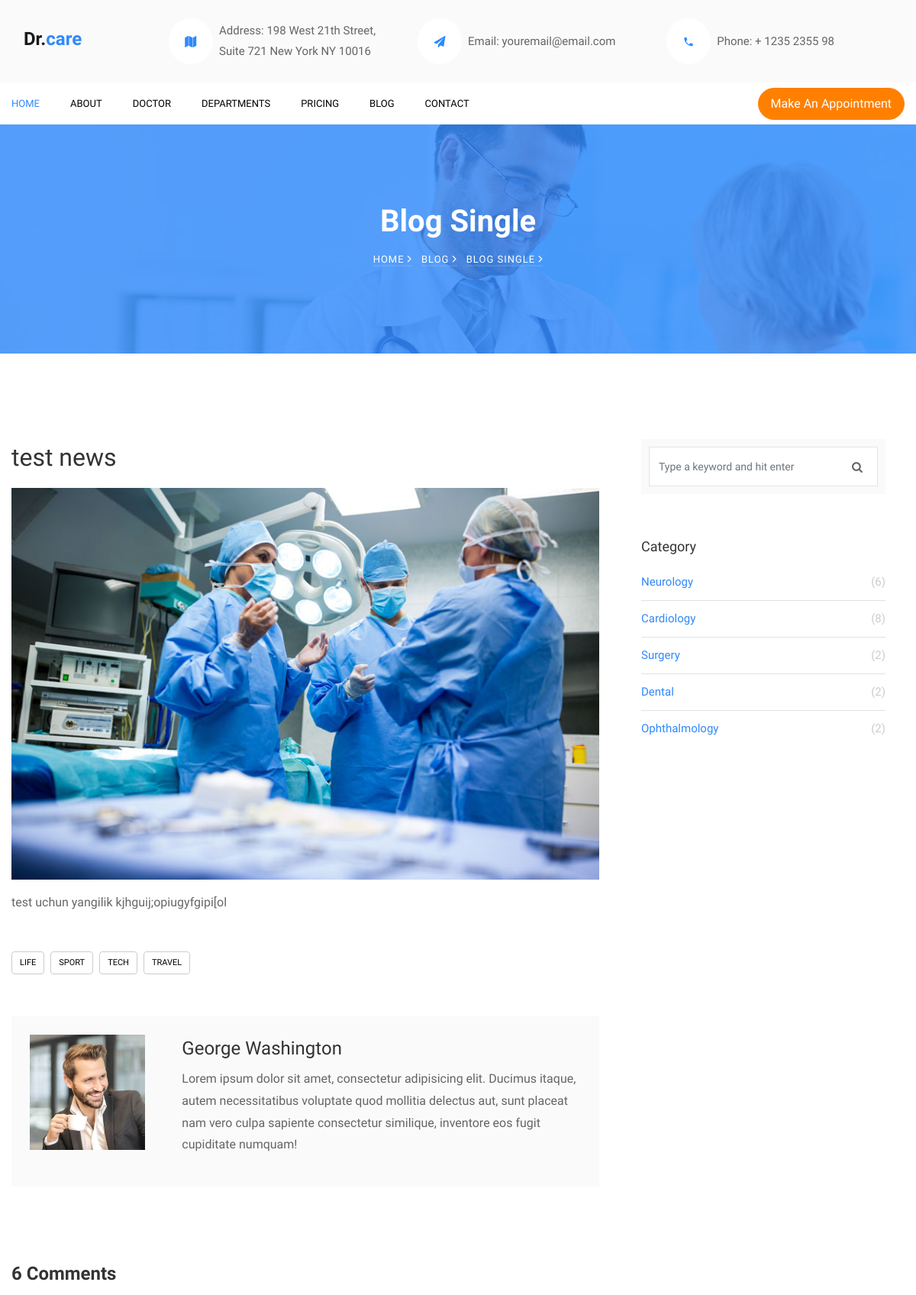
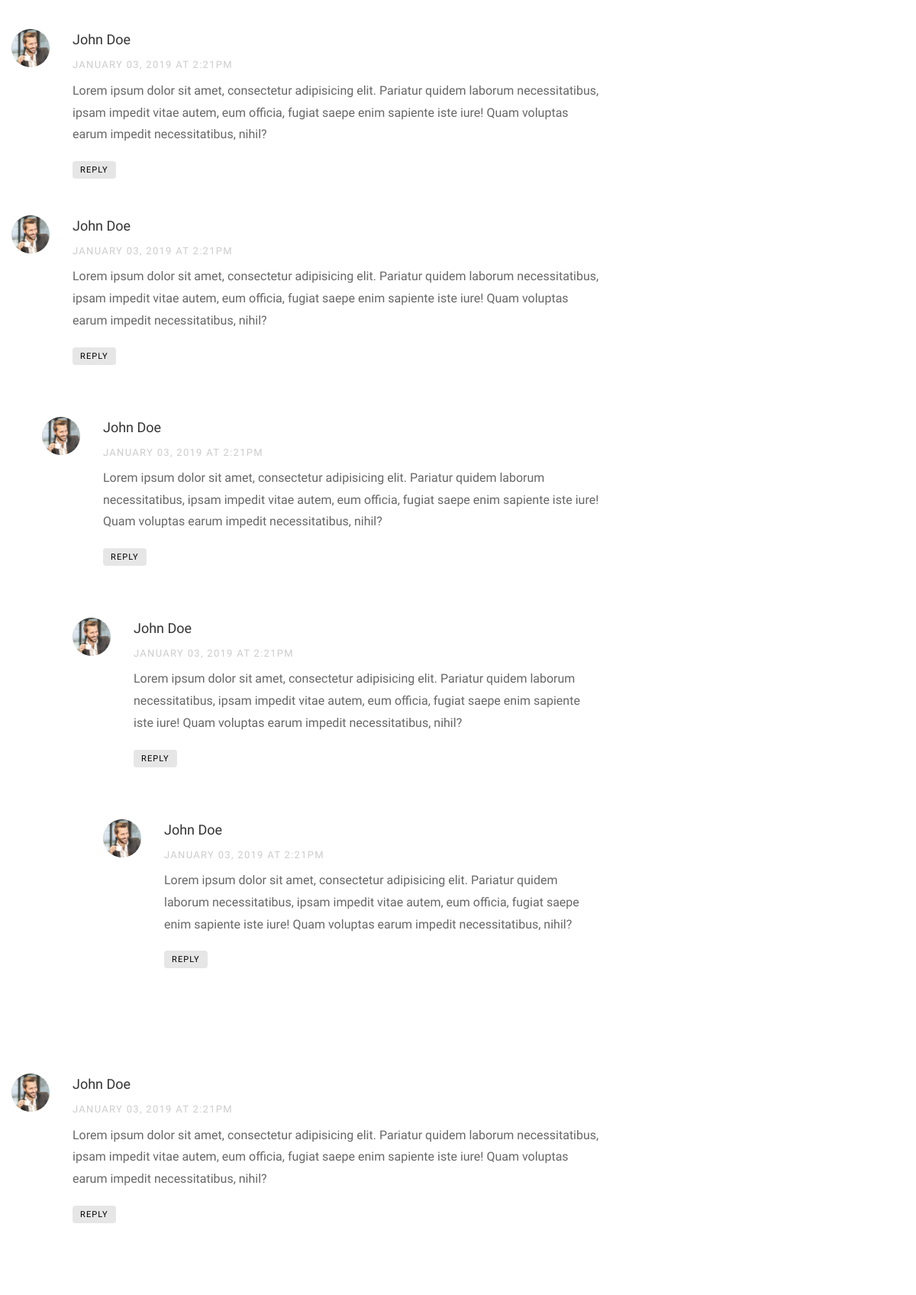
/blog-list/test-news (upper part), run on the app's committed database (2 pictures, top to bottom).
### base/models.py (models this page shows, shortened)
class News(models.Model):
    title = models.CharField(max_length=200)
    text = models.TextField()
    image = models.ImageField(upload_to='news_images/', blank=True, null=True)
    slug = models.TextField(null=True, blank=True)
    pub_date = models.DateTimeField(default=timezone.now)
    class Meta:
        verbose_name = "News"
        verbose_name_plural = "News"

### base/views.py (the view)
# urls.py: path('blog-list/<slug:slug>', BlogDetailView.as_view(), name = 'blog-list')
class BlogDetailView(DetailView):
    model = News
    template_name = 'pages/blog-list.html'
    context_object_name = 'new'

### templates/pages/blog-list.html (shortened to what this page needs)
{% extends "base.html" %}
{% block content %}
<section class="hero-wrap hero-wrap-2" style="background-image: url('images/bg_1.jpg');" data-stellar-background-ratio="0.5">
      <div class="overlay"></div>
      <div class="container">
        <div class="row no-gutters slider-text align-items-center justify-content-center">
          <div class="col-md-9 ftco-animate text-center">
            <h1 class="mb-2 bread">Blog Single</h1>
            <p class="breadcrumbs"><span class="mr-2"><a href="{% url "home" %}">Home <i class="ion-ios-arrow-forward"></i></a></span> <span class="mr-2"><a href="index.html">Blog <i class="ion-ios-arrow-forward"></i></a></span> <span>Blog Single <i class="ion-ios-arrow-forward"></i></span></p>
          </div>
        </div>
      </div>
    </section>
		<section class="ftco-section">
			<div class="container">
				<div class="row">
          <div class="col-lg-8 ftco-animate">
            <h2 class="mb-3">{{new.title}}</h2>
            <p>
              <img src="{{new.image.url}}" alt="" class="img-fluid">
            </p>
            <p>{{ new.text }}</p>
            <div class="tag-widget post-tag-container mb-5 mt-5">
              <div class="tagcloud">
                <a href="#" class="tag-cloud-link">Life</a>
                <a href="#" class="tag-cloud-link">Sport</a>
                <a href="#" class="tag-cloud-link">Tech</a>
                <a href="#" class="tag-cloud-link">Travel</a>
              </div>
            </div>
            <div class="about-author d-flex p-4 bg-light">
              <div class="bio mr-5">
                <img src="images/person_1.jpg" alt="Image placeholder" class="img-fluid mb-4">
              </div>
              <div class="desc">
                <h3>George Washington</h3>
                <p>Lorem ipsum dolor sit amet, consectetur adipisicing elit. Ducimus itaque, autem necessitatibus voluptate quod mollitia delectus aut, sunt placeat nam vero culpa sapiente consectetur similique, inventore eos fugit cupiditate numquam!</p>
              </div>
            </div>
            <div class="pt-5 mt-5">
              <h3 class="mb-5 h4 font-weight-bold">6 Comments</h3>
              <ul class="comment-list">
                <li class="comment">
                  <div class="vcard bio">
                    <img src="images/person_1.jpg" alt="Image placeholder">
                  </div>
                  <div class="comment-body">
                    <h3>John Doe</h3>
                    <div class="meta mb-2">January 03, 2019 at 2:21pm</div>
                    <p>Lorem ipsum dolor sit amet, consectetur adipisicing elit. Pariatur quidem laborum necessitatibus, ipsam impedit vitae autem, eum officia, fugiat saepe enim sapiente iste iure! Quam voluptas earum impedit necessitatibus, nihil?</p>
                    <p><a href="#" class="reply">Reply</a></p>
                  </div>
                </li>
                <li class="comment">
                  <div class="vcard bio">
                    <img src="images/person_1.jpg" alt="Image placeholder">
                  </div>
                  <div class="comment-body">
                    <h3>John Doe</h3>
                    <div class="meta mb-2">January 03, 2019 at 2:21pm</div>
                    <p>Lorem ipsum dolor sit amet, consectetur adipisicing elit. Pariatur quidem laborum necessitatibus, ipsam impedit vitae autem, eum officia, fugiat saepe enim sapiente iste iure! Quam voluptas earum impedit necessitatibus, nihil?</p>
                    <p><a href="#" class="reply">Reply</a></p>
                  </div>
                  <ul class="children">
                    <li class="comment">
                      <div class="vcard bio">
                        <img src="images/person_1.jpg" alt="Image placeholder">
                      </div>
                      <div class="comment-body">
                        <h3>John Doe</h3>
                        <div class="meta mb-2">January 03, 2019 at 2:21pm</div>
                        <p>Lorem ipsum dolor sit amet, consectetur adipisicing elit. Pariatur quidem laborum necessitatibus, ipsam impedit vitae autem, eum officia, fugiat saepe enim sapiente iste iure! Quam voluptas earum impedit necessitatibus, nihil?</p>
                        <p><a href="#" class="reply">Reply</a></p>
                      </div>
                      <ul class="children">
                        <li class="comment">
                          <div class="vcard bio">
                            <img src="images/person_1.jpg" alt="Image placeholder">
                          </div>
                          <div class="comment-body">
                            <h3>John Doe</h3>
                            <div class="meta mb-2">January 03, 2019 at 2:21pm</div>
                            <p>Lorem ipsum dolor sit amet, consectetur adipisicing elit. Pariatur quidem laborum necessitatibus, ipsam impedit vitae autem, eum officia, fugiat saepe enim sapiente iste iure! Quam voluptas earum impedit necessitatibus, nihil?</p>
                            <p><a href="#" class="reply">Reply</a></p>
                          </div>
                            <ul class="children">
                              <li class="comment">
                                <div class="vcard bio">
                                  <img src="images/person_1.jpg" alt="Image placeholder">
                                </div>
                                <div class="comment-body">
                                  <h3>John Doe</h3>
                                  <div class="meta mb-2">January 03, 2019 at 2:21pm</div>
                                  <p>Lorem ipsum dolor sit amet, consectetur adipisicing elit. Pariatur quidem laborum necessitatibus, ipsam impedit vitae autem, eum officia, fugiat saepe enim sapiente iste iure! Quam voluptas earum impedit necessitatibus, nihil?</p>
                                  <p><a href="#" class="reply">Reply</a></p>
                                </div>
                              </li>
                            </ul>
                        </li>
                      </ul>
                    </li>
                  </ul>
                </li>
                <li class="comment">
                  <div class="vcard bio">
                    <img src="images/person_1.jpg" alt="Image placeholder">
                  </div>
                  <div class="comment-body">
                    <h3>John Doe</h3>
                    <div class="meta mb-2">January 03, 2019 at 2:21pm</div>
                    <p>Lorem ipsum dolor sit amet, consectetur adipisicing elit. Pariatur quidem laborum necessitatibus, ipsam impedit vitae autem, eum officia, fugiat saepe enim sapiente iste iure! Quam voluptas earum impedit necessitatibus, nihil?</p>
                    <p><a href="#" class="reply">Reply</a></p>
                  </div>
                </li>
              </ul>
              <div class="comment-form-wrap pt-5">
              </div>
            </div>
          </div>
          <div class="col-lg-4 sidebar ftco-animate">
            <div class="sidebar-box">
              <form action="#" class="search-form">
                <div class="form-group">
                  <span class="icon icon-search"></span>
                  <input type="text" class="form-control" placeholder="Type a keyword and hit enter">
                </div>
              </form>
            </div>
            <div class="sidebar-box ftco-animate">
            	<h3>Category</h3>
              <ul class="categories">
                <li><a href="#">Neurology <span>(6)</span></a></li>
                <li><a href="#">Cardiology <span>(8)</span></a></li>
                <li><a href="#">Surgery <span>(2)</span></a></li>
                <li><a href="#">Dental <span>(2)</span></a></li>
                <li><a href="#">Ophthalmology <span>(2)</span></a></li>
              </ul>
            </div>
          </div>
        </div>
			</div>
		</section>
{% endblock  %}}

### static/css/icomoon.css (style rules this page uses)
[class^="icon-"], [class*=" icon-"] { font-family: 'icomoon' !important; speak: none; font-style: normal; font-weight: normal; font-variant: normal; text-transform: none; line-height: 1; -webkit-font-smoothing: antialiased; -moz-osx-font-smoothing: grayscale; }
.icon-search:before { content: "\f002"; }

### data on the page
News: title "test news", image (picture), text "test uchun yangilik kjhguij;opiugyfgipi[ol"
